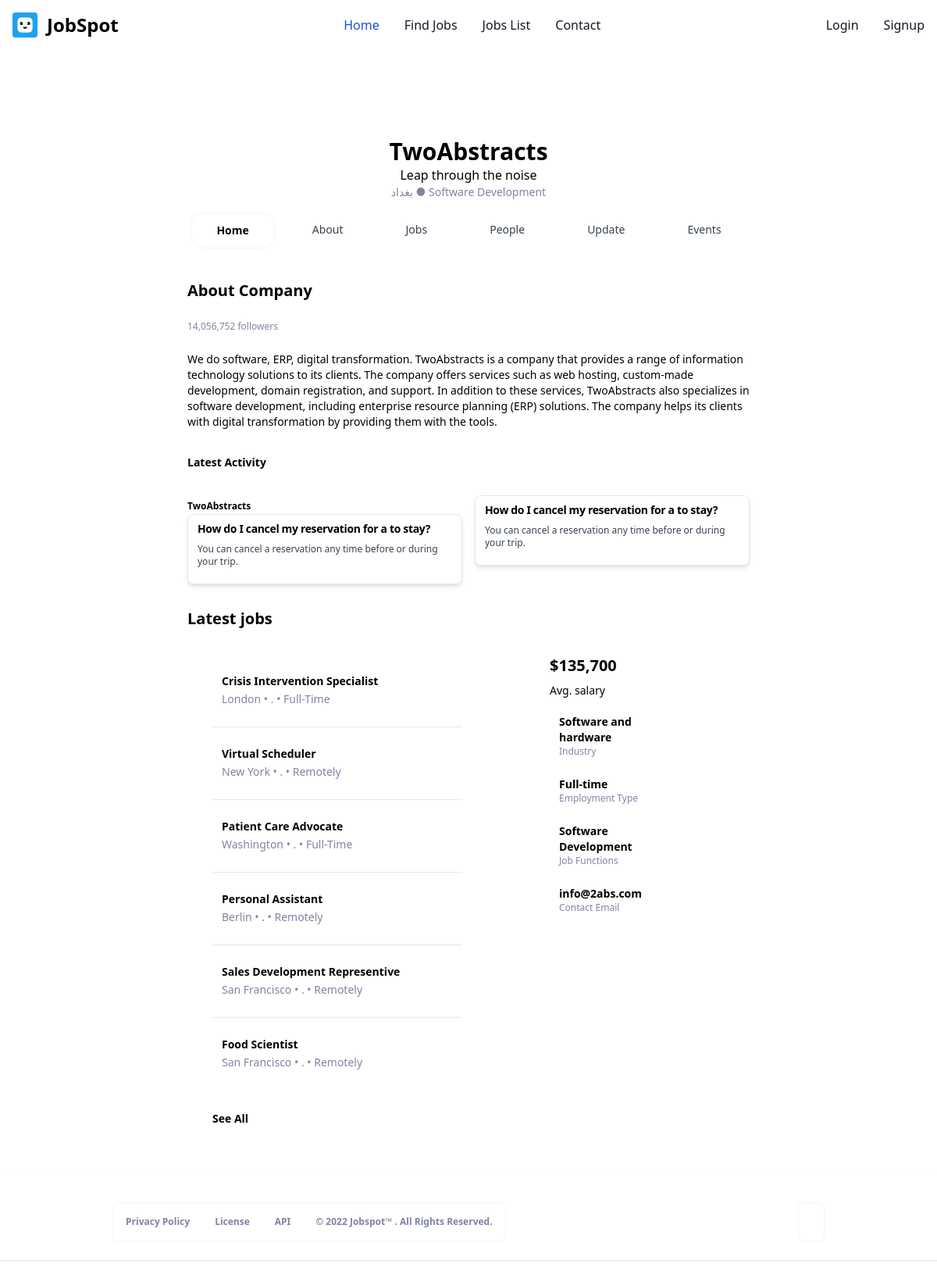
/company/2/, run on the app's committed database.
### backend/contact/models/user.py (models this page shows, shortened)
class User(IntEntity, AbstractUser, CommonContactMixins):
    username = models.NOT_PROVIDED
    email = models.EmailField(unique=True)
    class Meta:
        verbose_name_plural = 'users'
        verbose_name = 'user'
    USERNAME_FIELD = 'email'
    REQUIRED_FIELDS = []
    objects = CustomUserManager()

### backend/home/views.py (the view)
# urls.py: path('company/<int:company_id>/', views.company_profile, name='company_profile'),
def company_profile(request, company_id):
    context = {
        'company': Company.objects.get(id=company_id),
        'current_user': request.user,
    }
    return render(request, 'home/company_profile.html', context)

### backend/contact/models/company.py (called while the page is built)
    def get_queryset(self, *args, **kwargs):
        qs = super(CustomUserManager, self).get_queryset(*args, **kwargs)
        return qs.filter(user_type=User.Type.COMPANY)

### backend/home/templates/home/company_profile.html (shortened to what this page needs)
{% extends 'abstract/_base.html' %} {% load static %} {% block body %}
<div class="flex flex-wrap justify-center px-60 py-8">
  <div class="text-center pt-20 w-full">
    <h1 class="font-bold text-3xl">{{ company.contact_name }}</h1>
    <h2>{{ company.bio }}</h2>
    <p class="text-[#8083A3] text-sm">{{ company.province}} ● {{ company.title}}</p>
  </div>
  <ul
    class="flex flex-col p-4 rounded-lg border border-gray-100 md:flex-row md:space-x-4 md:mt-0 md:text-sm md:font-medium md:border-0"
  >
    <li class="border border-gray-100 py-3 px-8 rounded-2xl">
      <a
        href="#"
        class="font-bold block py-2 pr-4 pl-3 text-black rounded md:bg-transparent md:p-0"
        aria-current="page"
      >
        Home
      </a>
    </li>
    <li class="py-3 px-8 rounded-2xl">
      <a
        href="#"
        class="block py-2 pr-4 pl-3 text-gray-700 rounded md:border-0 md:p-0 dark:text-gray-400"
      >
        About
      </a>
    </li>
    <li class="py-3 px-8 rounded-2xl">
      <a
        href="#"
        class="block py-2 pr-4 pl-3 text-gray-700 rounded md:border-0 md:p-0 dark:text-gray-400"
      >
        Jobs
      </a>
    </li>
    <li class="py-3 px-8 rounded-2xl">
      <a
        href="#"
        class="block py-2 pr-4 pl-3 text-gray-700 rounded md:border-0 md:p-0 dark:text-gray-400"
      >
        People
      </a>
    </li>
    <li class="py-3 px-8 rounded-2xl">
      <a
        href="#"
        class="block py-2 pr-4 pl-3 text-gray-700 rounded md:border-0 md:p-0 dark:text-gray-400"
      >
        Update
      </a>
    </li>
    <li class="py-3 px-8 rounded-2xl">
      <a
        href="#"
        class="block py-2 pr-4 pl-3 text-gray-700 rounded md:border-0 md:p-0 dark:text-gray-400"
      >
        Events
      </a>
    </li>
  </ul>
    <div class="py-6">
      <h1 class="text-xl font-bold w-full">About Company</h1>
      <div>
        <div class="align-middle py-6">
          <p class="text-[#8083A3] text-xs">14,056,752 followers</p>
        </div>
      </div>
      <p class="text-sm w-fit">
          {{ company.about }}
      </p>
      <h1 class="text-sm font-bold w-full py-8">Latest Activity</h1>
      <div class="grid grid-cols-2 gap-4">
        <div class="pb-1.5">
          <h5 class="inline text-xs font-bold">{{ company.contact_name }}</h5>
          <a
            href="#"
            class="flex flex-col items-center rounded-lg border shadow-md md:flex-row md:max-w-xl"
          >
            <div class="flex flex-col justify-between p-2 pl-3 leading-normal">
              <h5 class="mb-2 text-sm font-bold tracking-tight">
                How do I cancel my reservation for a to stay?
              </h5>
              <p
                class="mb-3 text-xs font-normal text-gray-700 dark:text-gray-400"
              >
                You can cancel a reservation any time before or during your
                trip.
              </p>
            </div>
          </a>
        </div>
        <div class="pb-1.5">
            <a
              href="#"
              class="flex flex-col items-center rounded-lg border shadow-md md:flex-row md:max-w-xl"
            >
              <div class="flex flex-col justify-between p-2 pl-3 leading-normal">
                <h5 class="mb-2 text-sm font-bold tracking-tight">
                  How do I cancel my reservation for a to stay?
                </h5>
                <p
                  class="mb-3 text-xs font-normal text-gray-700 dark:text-gray-400"
                >
                  You can cancel a reservation any time before or during your
                  trip.
                </p>
              </div>
            </a>
          </div>
      </div>
    </div>
  <h2 class="w-full font-bold text-xl">Latest jobs</h2>
  <div class="container py-8">
    <div class="grid grid-cols-2 gap-4 px-8">
      <div class="w-full">
        <ul class="divide-y">
          <li class="py-6 pl-3">
            <h2 class="text-sm font-bold">Crisis Intervention Specialist</h2>
            <div class="text-sm text-[#8083A3] inline">
              <p class="inline">London</p>
              <p class="inline">•</p>
              <p class="inline">{{user.first_name}} {{user.last_name}}.</p>
              <p class="inline">•</p>
              <p class="inline">Full-Time</p>
            </div>
          </li>
          <li class="py-6 pl-3">
            <h2 class="text-sm font-bold">Virtual Scheduler</h2>
            <div class="text-sm text-[#8083A3] inline">
              <p class="inline">New York</p>
              <p class="inline">•</p>
              <p class="inline">{{user.first_name}} {{user.last_name}}.</p>
              <p class="inline">•</p>
              <p class="inline">Remotely</p>
            </div>
          </li>
          <li class="py-6 pl-3">
            <h2 class="text-sm font-bold">Patient Care Advocate</h2>
            <div class="text-sm text-[#8083A3] inline">
              <p class="inline">Washington</p>
              <p class="inline">•</p>
              <p class="inline">{{user.first_name}} {{user.last_name}}.</p>
              <p class="inline">•</p>
              <p class="inline">Full-Time</p>
            </div>
          </li>
          <li class="py-6 pl-3">
            <h2 class="text-sm font-bold">Personal Assistant</h2>
            <div class="text-sm text-[#8083A3] inline">
              <p class="inline">Berlin</p>
              <p class="inline">•</p>
              <p class="inline">{{user.first_name}} {{user.last_name}}.</p>
              <p class="inline">•</p>
              <p class="inline">Remotely</p>
            </div>
          </li>
          <li class="py-6 pl-3">
            <h2 class="text-sm font-bold">Sales Development Representive</h2>
            <div class="text-sm text-[#8083A3] inline">
              <p class="inline">San Francisco</p>
              <p class="inline">•</p>
              <p class="inline">{{user.first_name}} {{user.last_name}}.</p>
              <p class="inline">•</p>
              <p class="inline">Remotely</p>
            </div>
          </li>
          <li class="py-6 pl-3">
            <h2 class="text-sm font-bold">Food Scientist</h2>
            <div class="text-sm text-[#8083A3] inline">
              <p class="inline">San Francisco</p>
              <p class="inline">•</p>
              <p class="inline">{{user.first_name}} {{user.last_name}}.</p>
              <p class="inline">•</p>
              <p class="inline">Remotely</p>
            </div>
          </li>
        </ul>
        <div class="py-6">
          <a href="" class="font-bold text-sm py-6">See All</a>
        </div>
      </div>
      <div class="h-full w-full">
        <div class="px-24">
          <h1 class="font-bold text-xl">$135,700</h1>
          <p class="text-sm py-2">Avg. salary</p>
          <ul>
            <li class="py-3 pl-3">
              <h2 class="text-sm font-bold">Software and hardware</h2>
              <h3 class="text-xs text-[#8083A3]">Industry</h3>
            </li>
            <li class="py-3 pl-3">
              <h2 class="text-sm font-bold">Full-time</h2>
              <h3 class="text-xs text-[#8083A3]">Employment Type</h3>
            </li>
            <li class="py-3 pl-3">
              <h2 class="text-sm font-bold">{{ company.title}}</h2>
              <h3 class="text-xs text-[#8083A3]">Job Functions</h3>
            </li>
            <li class="py-3 pl-3">
              <h2 class="text-sm font-bold">{{company.email}}</h2>
              <h3 class="text-xs text-[#8083A3]">Contact Email</h3>
            </li>
          </ul>
          <p class="text-sm text-[#8083A3] py-6">
          </p>
        </div>
      </div>
    </div>
  </div>
  {% endblock body %}

### backend/abstract/templates/abstract/_base.html (shortened to what this page needs)
{% load tailwind_tags %} {% load static %} {% load heroicons %}
<!DOCTYPE html>
<html lang="en">
  <head>
  <link
      rel="stylesheet"
      href="https://cdnjs.cloudflare.com/ajax/libs/tailwindcss/2.1.2/tailwind.min.css"
    />
    {% block link %}{% endblock link %} {% block script %}{% endblock %} {% tailwind_css %}
  </head>
  <body class="font-inter">
    <nav class="bg-white border-gray-200">
  <div class="max-w-screen-xl flex flex-wrap items-center justify-between mx-auto p-4">
    <a href="{% url 'home:index' %}" class="flex items-center">
        <img src="{% static '/img/logo.png' %}" class="h-8 mr-3" alt="JobSpot Logo" />
        <span class="self-center text-2xl font-bold whitespace-nowrap">JobSpot</span>
    </a>
    <div class=" w-full md:block md:w-auto">
      <ul class="font-medium flex flex-col p-4 md:p-0 mt-4 border border-gray-100 rounded-lg bg-gray-50 md:flex-row md:space-x-8 md:mt-0 md:border-0 md:bg-white">
        <li>
          <a href="{% url 'home:index' %}" class="block py-2 pl-3 pr-4 text-white bg-blue-700 rounded md:bg-transparent md:text-blue-700 md:p-0">Home</a>
        </li>
        <li>
          <a href="#" class="block py-2 pl-3 pr-4 text-gray-900 rounded hover:bg-gray-100 md:hover:bg-transparent md:border-0 md:hover:text-blue-700 md:p-0">Find Jobs</a>
        </li>
        <li>
          <a href="#" class="block py-2 pl-3 pr-4 text-gray-900 rounded hover:bg-gray-100 md:hover:bg-transparent md:border-0 md:hover:text-blue-700 md:p-0">Jobs List</a>
        </li>
        <li>
          <a href="#" class="block py-2 pl-3 pr-4 text-gray-900 rounded hover:bg-gray-100 md:hover:bg-transparent md:border-0 md:hover:text-blue-700 md:p-0 ">Contact</a>
        </li>
      </ul>
    </div>
      <div class=" w-full md:block md:w-auto">
      <ul class="font-medium flex flex-col p-4 md:p-0 mt-4 border border-gray-100 rounded-lg bg-gray-50 md:flex-row md:space-x-8 md:mt-0 md:border-0 md:bg-white ">
        {% if user.is_authenticated %}
    <li>
          <a href="{% url 'home:profile' user_id=user.id %}" class="block py-2 pl-3 pr-4 text-gray-900 rounded hover:bg-gray-100 md:hover:bg-transparent md:border-0 md:hover:text-blue-700 md:p-0">{{ user.email }}</a>
        </li>
          <li>
          <a href="{% url 'contact:logout' %}" class="block py-2 pl-3 pr-4 text-gray-900 rounded hover:bg-gray-100 md:hover:bg-transparent md:border-0 md:hover:text-blue-700 md:p-0 ">Sign out</a>
        </li>
      {% else %}
        <li>
          <a href="{% url 'contact:login' %}" class="block py-2 pl-3 pr-4 text-gray-900 rounded hover:bg-gray-100 md:hover:bg-transparent md:border-0 md:hover:text-blue-700 md:p-0">Login</a>
        </li>
          <li>
          <a href="{% url 'contact:signup_type_select' %}" class="block py-2 pl-3 pr-4 text-gray-900 rounded hover:bg-gray-100 md:hover:bg-transparent md:border-0 md:hover:text-blue-700 md:p-0 ">Signup</a>
        </li>
      {% endif %}
      </ul>
    </div>
  </div>
</nav>
    {% block body %} {% endblock body %} {% block footer %}
    <footer
      class="p-4 bg-white rounded-lg shadow md:flex md:items-center md:justify-between md:p-6 text-[#8083A3]"
    >
      <div class="hidden w-full md:flex justify-between md:w-screen px-36">
        <ul
          class="flex flex-col p-4 mt-4 font-bold rounded-lg border border-gray-100 md:flex-row md:space-x-8 text-xs"
        >
          <li>
            <a
              href="#"
              class="block py-2 pr-4 pl-3 rounded md:bg-transparent md:p-0"
              aria-current="page"
            >
              Privacy Policy
            </a>
          </li>
          <li>
            <a href="#" class="block py-2 pr-4 pl-3 rounded md:border-0 md:p-0">
              License
            </a>
          </li>
          <li>
            <a href="#" class="block py-2 pr-4 pl-3 rounded md:border-0 md:p-0">
              API
            </a>
          </li>
          <li>
            <span class="text-xs sm:text-center ">
              © 2022
              <a href="{% url 'home:index' %}" class="hover:underline">
                Jobspot™
              </a>
              . All Rights Reserved.
            </span>
          </li>
        </ul>
        <ul
          class="flex flex-col font-inter p-4 mt-4 text-black font-bold rounded-lg border border-gray-100 md:flex-row md:space-x-8 text-xs"
        >
        </ul>
      </div>
    </footer>
    {% endblock footer %}
  </body>
</html>

### data on the page
User: contact_name "TwoAbstracts", bio "Leap through the noise", province "بغداد", title "Software Development", about "We do software, ERP, digital transformation. TwoAbstracts is a company that provides a range of information technology solutions to its clients. The company offers services such as web hosting, custom-made development, domain registration, and support. In addition to these services, TwoAbstracts also specializes in software development, including enterprise resource planning (ERP) solutions. The company helps its clients with digital transformation by providing them with the tools.", email "info@2abs.com"
